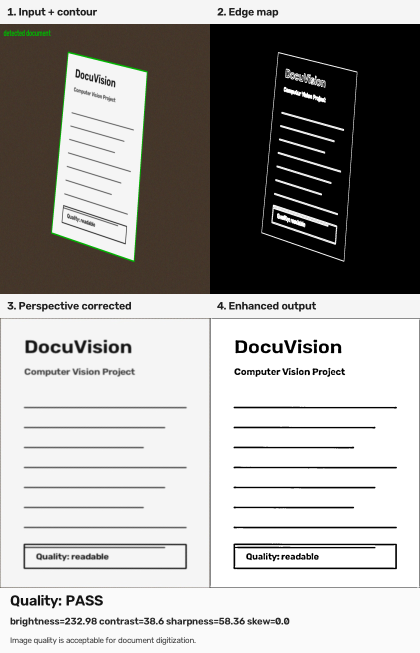
#> input picture outputs/visual_report.png, 840 x 1306 px (shown at 1/2 size)
$ python cli.py --input ../../outputs/visual_report.png   (older library calls are emulated)
#> lines starting #> are read from the running program, lines starting #| are printed output that depends on the picture; after the words box and inside, x2 and y2 are one past the last pixel; in counts of white or black regions, pixels touching at a corner belong together
### src/docuvision/io_utils.py
"""Image input/output helpers."""

from pathlib import Path

import cv2
import numpy as np


def read_image(path: str | Path) -> np.ndarray:
    image_path = Path(path)
    if not image_path.exists():
        raise FileNotFoundError(f"Image not found: {image_path}")

    image = cv2.imread(str(image_path), cv2.IMREAD_COLOR)
    if image is None:
        raise ValueError(f"Unable to read image file: {image_path}")
    return image


def write_image(path: str | Path, image: np.ndarray) -> Path:
    output_path = Path(path)
    output_path.parent.mkdir(parents=True, exist_ok=True)
    ok = cv2.imwrite(str(output_path), image)
    if not ok:
        raise ValueError(f"Unable to write image file: {output_path}")
    return output_path


def resize_to_height(image: np.ndarray, target_height: int) -> tuple[np.ndarray, float]:
    height, width = image.shape[:2]
    if height == target_height:
        return image.copy(), 1.0

    scale = target_height / float(height)
    resized = cv2.resize(image, (int(width * scale), target_height), interpolation=cv2.INTER_AREA)
    return resized, scale

### src/docuvision/scanner.py
"""Document detection and perspective correction."""

from dataclasses import dataclass

import cv2
import numpy as np

from .config import ScannerConfig
from .io_utils import resize_to_height
from .preprocessing import detect_edges, enhance_document


@dataclass
class ScanResult:
    original: np.ndarray
    resized: np.ndarray
    edges: np.ndarray
    contour: np.ndarray
    warped: np.ndarray
    enhanced: np.ndarray
    used_fallback: bool


def order_points(points: np.ndarray) -> np.ndarray:
    pts = points.reshape(4, 2).astype("float32")
    point_sum = pts.sum(axis=1)
    point_diff = np.diff(pts, axis=1)

    ordered = np.zeros((4, 2), dtype="float32")
    ordered[0] = pts[np.argmin(point_sum)]
    ordered[2] = pts[np.argmax(point_sum)]
    ordered[1] = pts[np.argmin(point_diff)]
    ordered[3] = pts[np.argmax(point_diff)]
    return ordered


def four_point_transform(image: np.ndarray, points: np.ndarray, output_width: int) -> np.ndarray:
    rect = order_points(points)
    top_left, top_right, bottom_right, bottom_left = rect

    width_a = np.linalg.norm(bottom_right - bottom_left)
    width_b = np.linalg.norm(top_right - top_left)
    max_width = max(int(width_a), int(width_b), 1)

    height_a = np.linalg.norm(top_right - bottom_right)
    height_b = np.linalg.norm(top_left - bottom_left)
    max_height = max(int(height_a), int(height_b), 1)

    aspect = max_height / float(max_width)
    output_height = max(int(output_width * aspect), 1)

    destination = np.array(
        [
            [0, 0],
            [output_width - 1, 0],
            [output_width - 1, output_height - 1],
            [0, output_height - 1],
        ],
        dtype="float32",
    )
    matrix = cv2.getPerspectiveTransform(rect, destination)
    return cv2.warpPerspective(image, matrix, (output_width, output_height))


# [13 lines left out: function _fallback_contour, not called in this run]


def find_document_contour(edges: np.ndarray, config: ScannerConfig) -> tuple[np.ndarray, bool]:
    contours, _ = cv2.findContours(edges, cv2.RETR_EXTERNAL, cv2.CHAIN_APPROX_SIMPLE)
    image_area = edges.shape[0] * edges.shape[1]
    min_area = image_area * config.min_document_area_ratio

    for contour in sorted(contours, key=cv2.contourArea, reverse=True):
        if cv2.contourArea(contour) < min_area:
            continue

        perimeter = cv2.arcLength(contour, True)
        approximated = cv2.approxPolyDP(contour, 0.02 * perimeter, True)
        if len(approximated) == 4:
            return approximated, False

    return _fallback_contour(edges), True


def scan_document(image: np.ndarray, config: ScannerConfig | None = None) -> ScanResult:
    cfg = config or ScannerConfig()
    resized, scale = resize_to_height(image, cfg.resize_height)
    edges = detect_edges(resized, cfg)
    contour, used_fallback = find_document_contour(edges, cfg)

    contour_on_original = contour.astype("float32") / scale
    warped = four_point_transform(image, contour_on_original, cfg.output_width)
    enhanced = enhance_document(warped, cfg)

    return ScanResult(
        original=image,
        resized=resized,
        edges=edges,
        contour=contour,
        warped=warped,
        enhanced=enhanced,
        used_fallback=used_fallback,
    )

### src/docuvision/preprocessing.py
"""Computer-vision preprocessing operations."""

import cv2
import numpy as np

from .config import ScannerConfig


def to_grayscale(image: np.ndarray) -> np.ndarray:
    return cv2.cvtColor(image, cv2.COLOR_BGR2GRAY)


def detect_edges(image: np.ndarray, config: ScannerConfig) -> np.ndarray:
    gray = to_grayscale(image)
    blurred = cv2.GaussianBlur(gray, (config.blur_kernel, config.blur_kernel), 0)
    edges = cv2.Canny(blurred, config.canny_low, config.canny_high)
    kernel = np.ones((3, 3), dtype=np.uint8)
    return cv2.dilate(edges, kernel, iterations=1)


def enhance_document(image: np.ndarray, config: ScannerConfig) -> np.ndarray:
    gray = to_grayscale(image)
    denoised = cv2.fastNlMeansDenoising(gray, None, h=12, templateWindowSize=7, searchWindowSize=21)
    clahe = cv2.createCLAHE(clipLimit=2.0, tileGridSize=(8, 8))
    contrasted = clahe.apply(denoised)

    block_size = config.binary_block_size
    if block_size % 2 == 0:
        block_size += 1

    return cv2.adaptiveThreshold(
        contrasted,
        255,
        cv2.ADAPTIVE_THRESH_GAUSSIAN_C,
        cv2.THRESH_BINARY,
        block_size,
        config.binary_c,
    )

### src/docuvision/quality.py
"""Document image quality metrics."""

from dataclasses import dataclass, asdict

import cv2
import numpy as np

from .config import QualityThresholds


@dataclass
class QualityReport:
    brightness: float
    contrast: float
    sharpness: float
    skew_degrees: float
    passed: bool
    messages: list[str]

    def to_dict(self) -> dict[str, object]:
        return asdict(self)


def _estimate_skew(gray: np.ndarray) -> float:
    edges = cv2.Canny(gray, 50, 150)
    lines = cv2.HoughLines(edges, 1, np.pi / 180, threshold=120)
    if lines is None:
        return 0.0

    angles = []
    for line in lines[:40]:
        rho, theta = line[0]
        angle = (theta * 180 / np.pi) - 90
        if -45 <= angle <= 45:
            angles.append(angle)
    if not angles:
        return 0.0
    return float(np.median(angles))


def analyze_quality(image: np.ndarray, thresholds: QualityThresholds | None = None) -> QualityReport:
    cfg = thresholds or QualityThresholds()
    gray = cv2.cvtColor(image, cv2.COLOR_BGR2GRAY) if image.ndim == 3 else image

    brightness = float(np.mean(gray))
    contrast = float(np.std(gray))
    sharpness = float(cv2.Laplacian(gray, cv2.CV_64F).var())
    skew = _estimate_skew(gray)

    messages: list[str] = []
    if sharpness < cfg.min_sharpness:
        messages.append("Image may be blurry; capture again or improve focus.")
    if contrast < cfg.min_contrast:
        messages.append("Low contrast detected; use stronger lighting or a darker background.")
    if brightness < cfg.min_brightness:
        messages.append("Image is too dark; increase illumination.")
    if brightness > cfg.max_brightness:
        messages.append("Image is overexposed; reduce glare.")
    if abs(skew) > cfg.max_skew_degrees:
        messages.append("Document is noticeably tilted; align the camera with the page.")

    passed = len(messages) == 0
    if passed:
        messages.append("Image quality is acceptable for document digitization.")

    return QualityReport(
        brightness=round(brightness, 2),
        contrast=round(contrast, 2),
        sharpness=round(sharpness, 2),
        skew_degrees=round(skew, 2),
        passed=passed,
        messages=messages,
    )

### src/docuvision/report.py
"""Visual and JSON report generation."""

import json
from pathlib import Path

import cv2
import numpy as np

from .io_utils import write_image
from .quality import QualityReport
from .scanner import ScanResult


def draw_detected_contour(result: ScanResult) -> np.ndarray:
    preview = result.resized.copy()
    cv2.drawContours(preview, [result.contour], -1, (0, 180, 0), 3)
    label = "fallback boundary" if result.used_fallback else "detected document"
    cv2.putText(preview, label, (20, 40), cv2.FONT_HERSHEY_SIMPLEX, 1, (0, 180, 0), 2)
    return preview


def _panel(title: str, image: np.ndarray, width: int = 420, height: int = 540) -> np.ndarray:
    if image.ndim == 2:
        image = cv2.cvtColor(image, cv2.COLOR_GRAY2BGR)

    resized = cv2.resize(image, (width, height), interpolation=cv2.INTER_AREA)
    canvas = np.full((height + 48, width, 3), 245, dtype=np.uint8)
    canvas[48:, :] = resized
    cv2.putText(canvas, title, (14, 31), cv2.FONT_HERSHEY_SIMPLEX, 0.75, (30, 30, 30), 2)
    return canvas


def create_visual_report(result: ScanResult, quality: QualityReport, output_path: str | Path) -> Path:
    detection = draw_detected_contour(result)

    panels = [
        _panel("1. Input + contour", detection),
        _panel("2. Edge map", result.edges),
        _panel("3. Perspective corrected", result.warped),
        _panel("4. Enhanced output", result.enhanced),
    ]
    top = np.hstack(panels[:2])
    bottom = np.hstack(panels[2:])
    dashboard = np.vstack([top, bottom])

    footer = np.full((130, dashboard.shape[1], 3), 250, dtype=np.uint8)
    status = "PASS" if quality.passed else "REVIEW"
    cv2.putText(footer, f"Quality: {status}", (20, 35), cv2.FONT_HERSHEY_SIMPLEX, 1, (20, 20, 20), 2)
    cv2.putText(
        footer,
        f"brightness={quality.brightness} contrast={quality.contrast} sharpness={quality.sharpness} skew={quality.skew_degrees}",
        (20, 73),
        cv2.FONT_HERSHEY_SIMPLEX,
        0.65,
        (40, 40, 40),
        2,
    )
    cv2.putText(footer, quality.messages[0][:105], (20, 110), cv2.FONT_HERSHEY_SIMPLEX, 0.55, (60, 60, 60), 1)
    return write_image(output_path, np.vstack([dashboard, footer]))


def save_json_report(quality: QualityReport, output_path: str | Path) -> Path:
    path = Path(output_path)
    path.parent.mkdir(parents=True, exist_ok=True)
    path.write_text(json.dumps(quality.to_dict(), indent=2), encoding="utf-8")
    return path

### src/docuvision/cli.py
"""Command-line interface for DocuVision."""

from __future__ import annotations

import argparse
import json
import sys
from pathlib import Path

from .io_utils import read_image, write_image
from .quality import QualityReport, analyze_quality
from .report import create_visual_report, save_json_report
from .scanner import scan_document


def build_parser() -> argparse.ArgumentParser:
    parser = argparse.ArgumentParser(
        description="DocuVision: Automatic Document Scanner and Quality Analyzer CLI"
    )
    parser.add_argument(
        "-i",
        "--input",
        help="Path to an input document photo. Uses sample document if omitted.",
    )
    parser.add_argument(
        "-o",
        "--output-dir",
        default="outputs",
        help="Directory for generated outputs (default: outputs).",
    )
    parser.add_argument(
        "--json",
        action="store_true",
        help="Output quality report in JSON format.",
    )
    return parser


def run(input_path: str | Path, output_dir: str | Path = "outputs") -> dict[str, object]:
    path_obj = Path(input_path)
    image = read_image(path_obj)
    result = scan_document(image)
    quality = analyze_quality(result.warped)

    output_root = Path(output_dir)
    output_root.mkdir(parents=True, exist_ok=True)

    scanned_path = write_image(output_root / "scanned_document.png", result.enhanced)
    report_image_path = create_visual_report(result, quality, output_root / "visual_report.png")
    report_json_path = save_json_report(quality, output_root / "quality_report.json")

    return {
        "scanned_document": scanned_path,
        "visual_report": report_image_path,
        "quality_report": report_json_path,
        "quality": quality,
    }


def print_cli_report(
    input_path: Path,
    outputs: dict[str, object],
    quality: QualityReport,
    print_json: bool = False,
) -> None:
    if print_json:
        print(json.dumps(quality.to_dict(), indent=2))
        return

    status_str = "[PASS] Acceptable Quality" if quality.passed else "[REVIEW] Review Recommended"
    scanned = outputs["scanned_document"]
    visual = outputs["visual_report"]
    quality_file = outputs["quality_report"]

    print("=" * 64)
    print("       DocuVision: Automatic Document Scanner & Quality Engine      ")
    print("=" * 64)
    print(f" Input Image      : {input_path}")
    print(f" Output Directory : {Path(scanned).parent.resolve()}")
    print("-" * 64)
    print(" Generated Output Files:")
    print(f"  * Scanned Document : {scanned}")
    print(f"  * Visual Report    : {visual}")
    print(f"  * Quality JSON     : {quality_file}")
    print("-" * 64)
    print(" Quality Analysis Results:")
    print(f"  * Overall Status   : {status_str}")
    print(f"  * Brightness       : {quality.brightness:.2f} / 255.0")
    print(f"  * Contrast         : {quality.contrast:.2f}")
    print(f"  * Sharpness        : {quality.sharpness:.2f}")
    print(f"  * Estimated Skew   : {quality.skew_degrees:.2f} deg")
    print("-" * 64)
    print(" Feedback & Recommendations:")
    for msg in quality.messages:
        prefix = "  [+]" if quality.passed else "  [!]"
        print(f"{prefix} {msg}")
    print("=" * 64)


def main() -> int:
    args = build_parser().parse_args()
    input_path = args.input

    if not input_path:
        root_dir = Path(__file__).resolve().parents[2]
        sample_path = root_dir / "samples" / "sample_document.jpg"
        if sample_path.exists():
            input_path = str(sample_path)
        else:
            try:
                from scripts.generate_sample import create_sample
                input_path = str(create_sample(sample_path))
            except Exception:
                print("Error: No input image specified and could not locate sample document.", file=sys.stderr)
                return 1

    try:
        outputs = run(input_path, args.output_dir)
#> in read_image, image is the input picture: shape (1306, 840, 3); mean B, G, R 159, 161.3, 163
#> in scan_document, `resized, scale = resize_to_height(image, cfg.resize_height)`: scale = 0.689
#> in detect_edges, `edges = cv2.Canny(blurred, config.canny_low, config.canny_high)`:
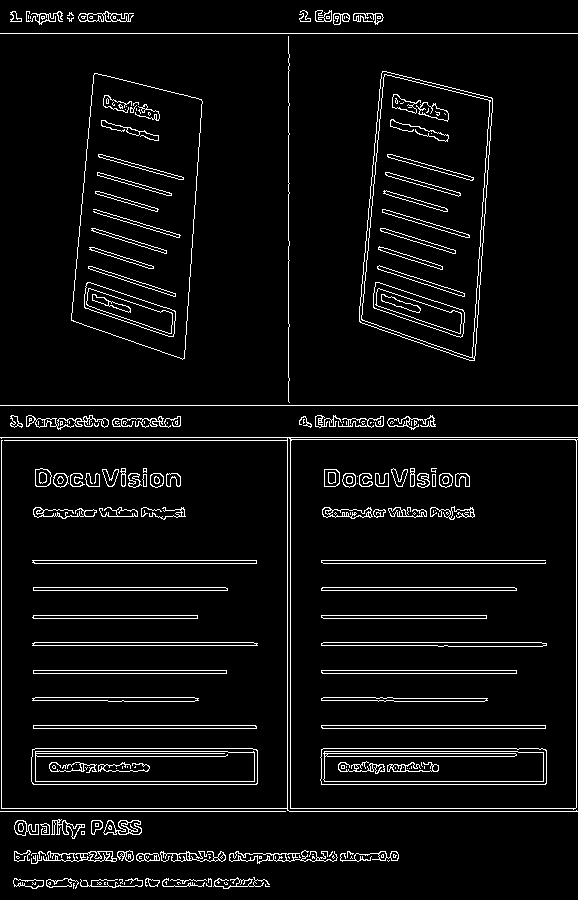
#> edges: shape (900, 578); 5.4% white in thin lines or dots
#> in find_document_contour, `contours, _ = cv2.findContours(edges, cv2.RETR_EXTERNAL, cv2.CHAIN_APP..`: contours = 22 contours; largest, box (x1, y1, x2, y2) and area: (0, 436, 578, 813) 216951, (358, 70, 494, 362) 30804, (70, 72, 204, 361) 29573, (0, 32, 578, 407) 3093, (12, 876, 271, 890) 2270
#> the loop in find_document_contour, `for contour in sorted(contours, key=cv2.contourArea, reverse=True):` made 1 pass
#> (perimeter, approximated) on pass 1: (1906.8, [[0, 436], [0, 812], [577, 812], [577, 436]])
#> in scan_document, `contour, used_fallback = find_document_contour(edges, cfg)`: contour = [[0, 436], [0, 812], [577, 812], [577, 436]]; used_fallback = False
#> in scan_document, `contour_on_original = contour.astype("float32") / scale`: contour_on_original = [[0, 632.7], [0, 1178.3], [837.3, 1178.3], [837.3, 632.7]]
#> in order_points, `pts = points.reshape(4, 2).astype("float32")`: pts has the same summary as contour_on_original in scan_document
#> in order_points, `point_sum = pts.sum(axis=1)`: point_sum = [632.7, 1178.3, 2015.6, 1470]
#> in order_points, `point_diff = np.diff(pts, axis=1)`: point_diff = [632.7, 1178.3, 341, -204.6]
#> in four_point_transform, `rect = order_points(points)`: rect = [[0, 632.7], [837.3, 632.7], [837.3, 1178.3], [0, 1178.3]]
#> in four_point_transform, `top_left, top_right, bottom_right, bottom_left = rect`: top_left = [0, 632.7]; top_right = [837.3, 632.7]; bottom_right = [837.3, 1178.3]; bottom_left = [0, 1178.3]
#> in four_point_transform, `width_a = np.linalg.norm(bottom_right - bottom_left)`: width_a = 837.3
#> in four_point_transform, `max_width = max(int(width_a), int(width_b), 1)`: max_width = 837
#> in four_point_transform, `height_a = np.linalg.norm(top_right - bottom_right)`: height_a = 545.6
#> in four_point_transform, `max_height = max(int(height_a), int(height_b), 1)`: max_height = 545
#> in four_point_transform, `aspect = max_height / float(max_width)`: aspect = 0.651
#> in four_point_transform, `output_height = max(int(output_width * aspect), 1)`: output_height = 586
#> in four_point_transform, `destination = np.array( [ [0, 0], [output_width - 1, 0], [output_width..`: destination = [[0, 0], [899, 0], [899, 585], [0, 585]]
#> in four_point_transform, `matrix = cv2.getPerspectiveTransform(rect, destination)`: matrix = [[1.07, 0, 0], [-1.36e-16, 1.07, -678.4], [-2.32e-19, 0, 1]]
#> in enhance_document, `return cv2.adaptiveThreshold( contrasted, 255, cv2.ADAPTIVE_THRESH_GAU..`:
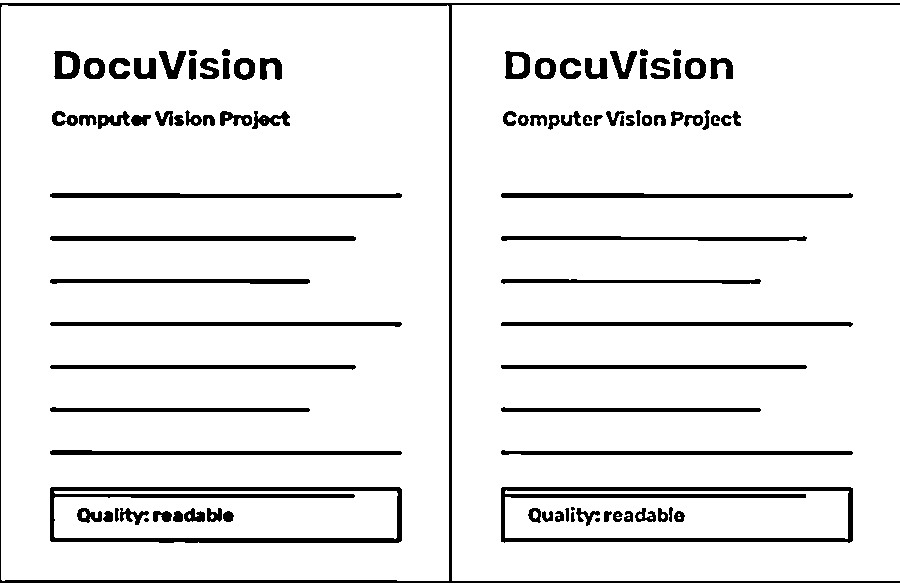
#> returned value: shape (586, 900); 91.4% white; 94 black regions (3 under 20 px), largest, box (x1, y1, x2, y2) and area: (0, 3, 900, 583) 6739, (50, 487, 402, 543) 4588, (501, 487, 853, 543) 4430
#> in analyze_quality, `brightness = float(np.mean(gray))`: brightness = 235.8
#> in analyze_quality, `contrast = float(np.std(gray))`: contrast = 46.99
#> in analyze_quality, `sharpness = float(cv2.Laplacian(gray, cv2.CV_64F).var())`: sharpness = 975
#> in _estimate_skew, `edges = cv2.Canny(gray, 50, 150)`:
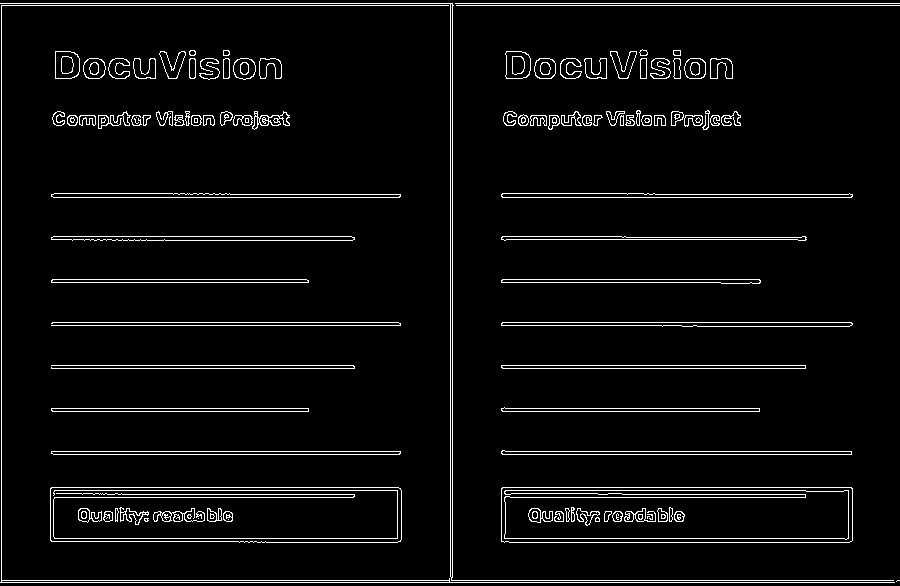
#> edges: shape (586, 900); 4.6% white in thin lines or dots
#> in _estimate_skew, `lines = cv2.HoughLines(edges, 1, np.pi / 180, threshold=120)`: lines = 72 rows, first 8: [3, 1.57], [5, 1.57], [580, 1.57], [582, 1.57], [451, 1.57], [487, 1.57], [197, 1.57], [322, 1.57]
#> the loop in _estimate_skew, `for line in lines[:40]:` made 40 passes
#> (rho, theta, angle) on passes 1 to 8: (3, 1.57, 2.5e-06), (5, 1.57, 2.5e-06), (580, 1.57, 2.5e-06), (582, 1.57, 2.5e-06), (451, 1.57, 2.5e-06), (487, 1.57, 2.5e-06), (197, 1.57, 2.5e-06), (322, 1.57, 2.5e-06)
#> after the loop in _estimate_skew, `for line in lines[:40]:`: angles = 37 values, max 1 at index 27, min -1 at index 28, mean 0.027
#> in analyze_quality, `skew = _estimate_skew(gray)`: skew = 2.5e-06
#> in _panel, `cv2.putText(canvas, title, (14, 31), cv2.FONT_HERSHEY_SIMPLEX, 0.75, (..`:
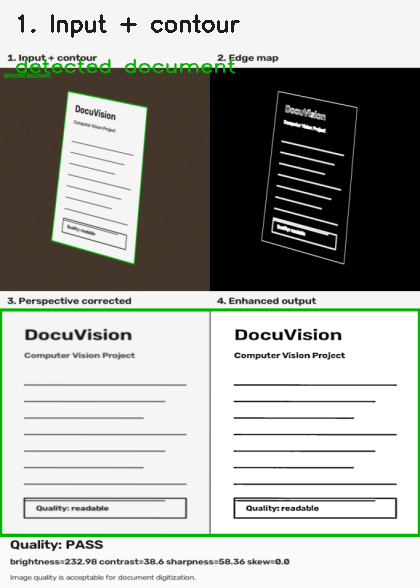
#> canvas: shape (588, 420, 3); mean of channels 0, 1, 2 161.4, 166.7, 164.9; drawn as B, G, R
#> call 2 of _panel, with title = '2. Edge map', width = 420, height = 540
#> in _panel (call 2), `cv2.putText(canvas, title, (14, 31), cv2.FONT_HERSHEY_SIMPLEX, 0.75, (..`:
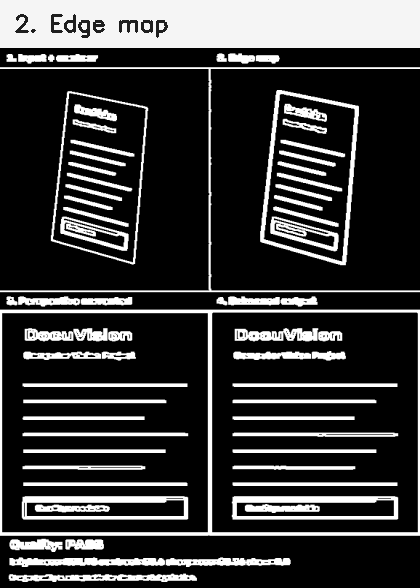
#> canvas: shape (588, 420, 3); min 0, max 255, mean 57.3
#> call 4 of _panel, with title = '4. Enhanced output', width = 420, height = 540
#> in _panel (call 4), `cv2.putText(canvas, title, (14, 31), cv2.FONT_HERSHEY_SIMPLEX, 0.75, (..`:
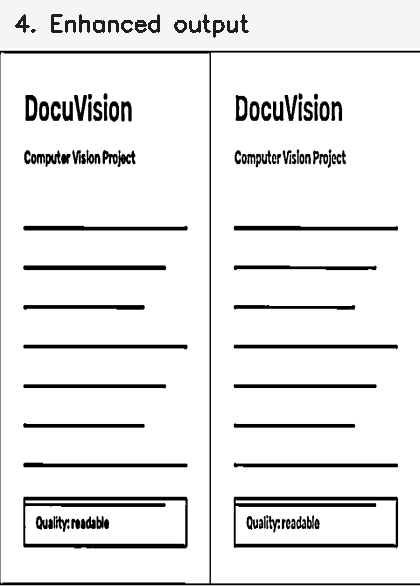
#> canvas: shape (588, 420, 3); min 0, max 255, mean 232.7
#> in write_image (call 2), `ok = cv2.imwrite(str(output_path), image)`:
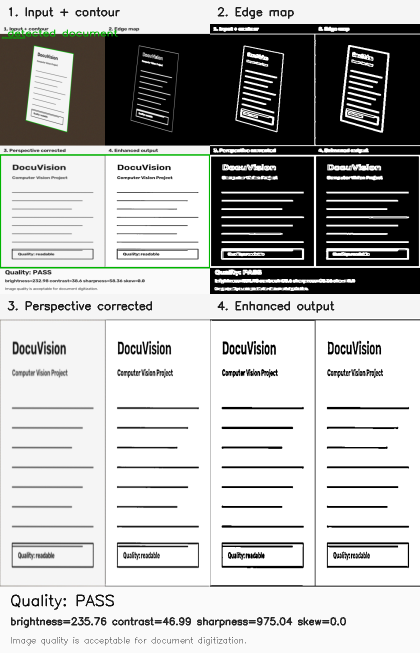
#> saved as visual_report.png: shape (1306, 840, 3) (shown at 1/2 size); mean B, G, R 178, 179.2, 178.8
#> outputs = 4 items
        quality: QualityReport = outputs["quality"]  # type: ignore[assignment]
        print_cli_report(Path(input_path), outputs, quality, print_json=args.json)
#|  Output Directory : src/docuvision/outputs
#|   * Scanned Document : outputs/scanned_document.png
#|   * Visual Report    : outputs/visual_report.png
#|   * Quality JSON     : outputs/quality_report.json
        return 0
    except FileNotFoundError as e:
        print(f"Error: {e}", file=sys.stderr)
        return 1
    except Exception as e:
        print(f"Error processing image: {e}", file=sys.stderr)
        return 1


if __name__ == "__main__":
    sys.exit(main())
#> (the program exits here)
